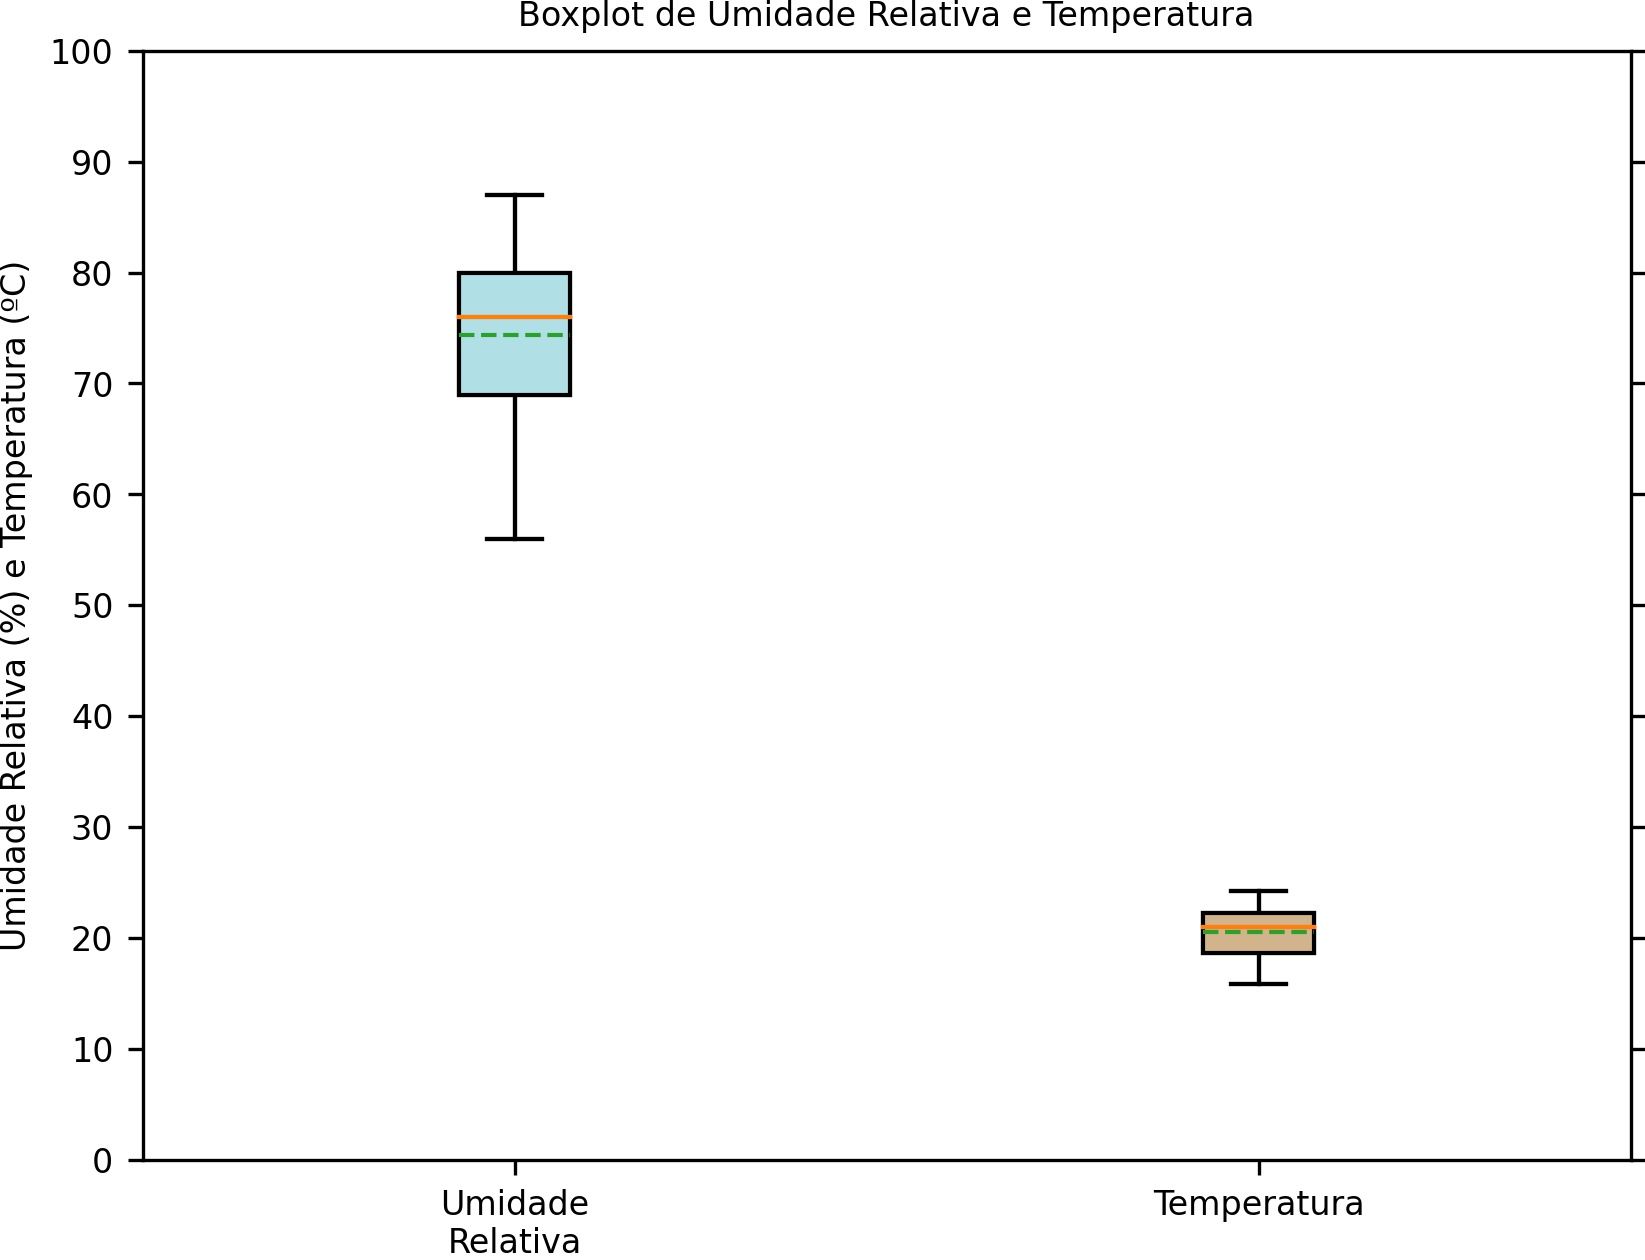

Reproduce this figure in Python.
import pandas as pd
import matplotlib.pyplot as plt
import numpy as np

df = pd.read_csv('../../../dados/texto/variaveis_meteorologicas.txt', sep= '\t', names=['Data', 'Umidade Relativa', 'Temperatura', 'Precipitacao', 'VelVento', 'DirVento'])

UR = df['Umidade Relativa']  # Importa os valores de umidade relativa.
TEMP = df['Temperatura']  # Importa os valores de temperatura.

# Gera o plot.
plt.boxplot([UR, TEMP], showfliers=True, notch= False, patch_artist=True, showmeans=True, meanline=True)

box = plt.boxplot([UR, TEMP], patch_artist=True)

colors = ['powderblue', 'tan']  # Define cores para cara caixa.
 
for patch, color in zip(box['boxes'], colors):
    patch.set_facecolor(color)

# Título principal da figura.
plt.title('Boxplot de Umidade Relativa e Temperatura', fontsize=8)

# Formatação do eixo x.
plt.xticks(ticks=[1, 2], labels=['Umidade\nRelativa', 'Temperatura'], fontsize=8)  # Rótulos do eixo x definido pelo usuário.

# Formatação do eixo y.
plt.ylim(0, 100)  # Mínimo e máximo valor do eixo y.
plt.yticks(ticks=range(0, 110, 10), fontsize=8)  # Rótulos do eixo y definido pelo usuário.
plt.tick_params(axis='y', right=True)  # Habilita o tickmark do eixo direito.

# Salva a figura no formato ".jpg" com dpi=300 e remove espaços excedentes.
plt.savefig('ex03.jpg', transparent=True, dpi=300, bbox_inches='tight', pad_inches=0)